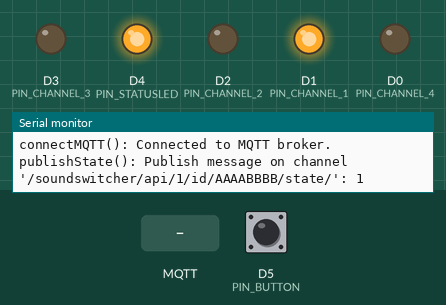
Simulated run of this sketch. Board: ESP8266 (Wemos D1 mini). Parts: output pins drawn as LEDs (lit = HIGH), the last lines printed to the serial monitor. Inputs (shaded band) come from the test bench; at power-on: D5 (PIN_BUTTON) LOW. WiFi joins after 1.5 s; servers stay silent unless stated; no MQTT or app messages arrive unless stated.

Above: at 3.2 s.
3.3 s: D5 (PIN_BUTTON) pulled HIGH for 0.15 s
At 3.6 s:
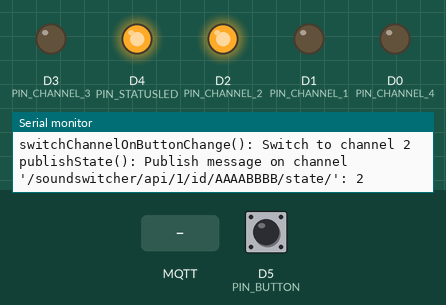
4.9 s: MQTT message "3" arrives on the first subscribed topic
At 6.1 s:
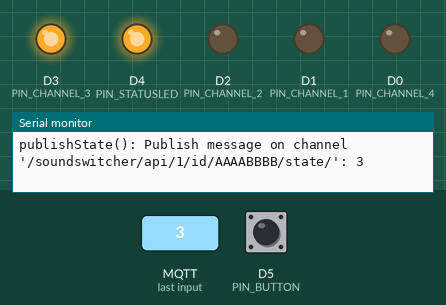
6.4 s: MQTT message "4" arrives on the first subscribed topic
At 7.4 s:
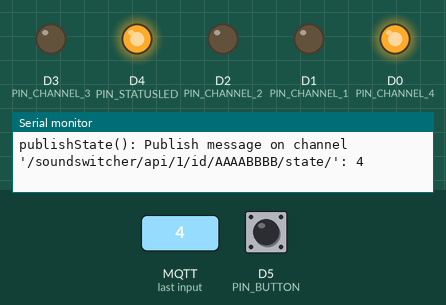
7.9 s: MQTT message "1" arrives on the first subscribed topic
At 8.5 s:
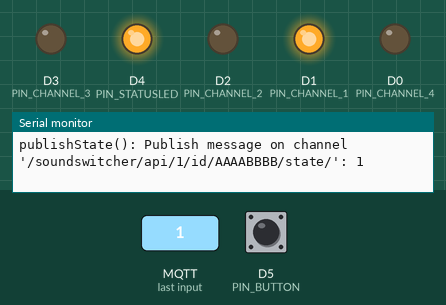
9.4 s: MQTT message "2" arrives on the first subscribed topic
At 10.8 s:
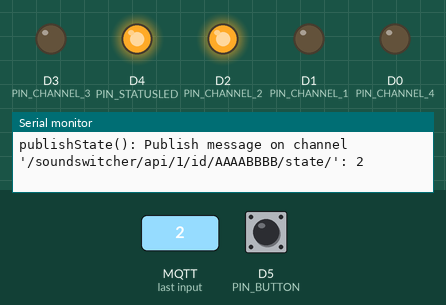
Timing chart, 0 to 11.9 s (numbered marks = the images above; inputs shaded):
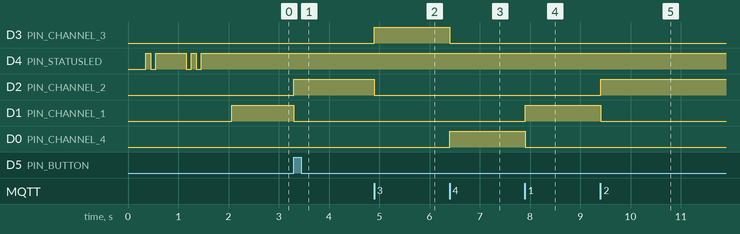

Measured:
- after the input at 3.3 s, D2 (PIN_CHANNEL_2): LOW → HIGH at once; D1 (PIN_CHANNEL_1): HIGH → LOW at once
- after the input at 4.9 s, D3 (PIN_CHANNEL_3): LOW → HIGH at once; D2 (PIN_CHANNEL_2): HIGH → LOW at once
- after the input at 6.4 s, D3 (PIN_CHANNEL_3): HIGH → LOW at once; D0 (PIN_CHANNEL_4): LOW → HIGH at once
- after the input at 7.9 s, D1 (PIN_CHANNEL_1): LOW → HIGH at once; D0 (PIN_CHANNEL_4): HIGH → LOW at once
- after the input at 9.4 s, D2 (PIN_CHANNEL_2): LOW → HIGH at once; D1 (PIN_CHANNEL_1): HIGH → LOW at once

The sketch:

Production.ino
```cpp
#include <ESP8266WiFi.h>
#include <PubSubClient.h>

#include "config.h"

#define FIRMWARE_VERSION  "1.2.0"

WiFiClientSecure secureWifiClient = WiFiClientSecure();
PubSubClient mqttClient = PubSubClient(secureWifiClient, MQTT_SERVER_TLS_FINGERPRINT);

int wifiConnectionTimeoutCounter = 0;
int mqttConnectionTimeoutCounter = 0;

int oldButtonState = LOW;
unsigned long lastButtonStateChange = 0;

int currentChannel = 0;

/*
 * Setup
 */

void setup() {
    Serial.begin(115200);
    delay(250);

    char buffer[64] = {0};
    sprintf(buffer, "setup(): The node '%s' was powered up.", MQTT_CLIENTID);
    Serial.println();
    Serial.println(buffer);

    #ifdef PIN_STATUSLED
        pinMode(PIN_STATUSLED, OUTPUT);
    #endif

    setupWifi();
    setupSelectButton();
    setupAudioRelays();
    setupMQTT();
}

void setupWifi() {
    Serial.printf("setupWifi(): Connecting to to Wi-Fi access point '%s'...\n", WIFI_SSID);

    // Do not store Wi-Fi config in SDK flash area
    WiFi.persistent(false);

    // Disable auto Wi-Fi access point mode
    WiFi.mode(WIFI_STA);

    WiFi.begin(WIFI_SSID, WIFI_PASSWORD);

    while (WiFi.status() != WL_CONNECTED) {
        wifiConnectionTimeoutCounter++;

        if (wifiConnectionTimeoutCounter == WIFI_CONNECTION_MAX_TRIES) {
            Serial.println(F("setupWifi(): Connection failed!"));
            break;
        }

        // Blink 2 times when connecting
        blinkStatusLED(2);

        delay(500);
        Serial.println(F("setupWifi(): Connecting..."));
    }

    if (WiFi.status() == WL_CONNECTED) {
        Serial.print(F("setupWifi(): Connected to Wi-Fi access point. Obtained IP address: "));
        Serial.println(WiFi.localIP());
    }
}

void blinkStatusLED(const int times) {
    #ifdef PIN_STATUSLED
        for (int i = 0; i < times; i++) {
            // Enable LED
            digitalWrite(PIN_STATUSLED, LOW);
            delay(100);

            // Disable LED
            digitalWrite(PIN_STATUSLED, HIGH);
            delay(100);
        }
    #endif
}

void setupSelectButton() {
     pinMode(PIN_BUTTON, INPUT);
}

void setupAudioRelays() {
    Serial.println("setupAudioRelays(): Setup relais...");

    pinMode(PIN_CHANNEL_1, OUTPUT);
    pinMode(PIN_CHANNEL_2, OUTPUT);
    pinMode(PIN_CHANNEL_3, OUTPUT);
    pinMode(PIN_CHANNEL_4, OUTPUT);

    // Initially switch channel
    currentChannel = 1;
    switchCurrentChannel();
}

void setupMQTT() {
    mqttClient.setServer(MQTT_SERVER, MQTT_PORT);
    mqttClient.setCallback(onMessageReceivedCallback);
}

void onMessageReceivedCallback(char* topic, byte* payload, unsigned int length) {
    if (!topic || !payload) {
        Serial.println("onMessageReceivedCallback(): Invalid argument (nullpointer) given!");
    } else {
        char payloadMessage[length + 1];

        for (int i = 0; i < length; i++) {
            payloadMessage[i] = (char) payload[i];
        }

        payloadMessage[length] = '\0';

        Serial.printf("onMessageReceivedCallback(): Received message on channel '%s': %s\n", topic, payloadMessage);

        if (!updateValuesAccordingMessage(payloadMessage)) {
            Serial.println("onMessageReceivedCallback(): The payload could not be parsed!");
        }
    }
}

bool updateValuesAccordingMessage(char* payload) {
    bool wasSuccessfulParsed = true;

    const int channelNumberFromPayload = atoi(payload);

    if (channelNumberFromPayload >= 1 && channelNumberFromPayload <= 4) {
        if (channelNumberFromPayload != currentChannel) {
            currentChannel = channelNumberFromPayload;

            switchCurrentChannel();
            publishState();
        }
    } else {
        wasSuccessfulParsed = false;
    }

    return wasSuccessfulParsed;
}

void switchCurrentChannel() {
    switch (currentChannel) {
        case 1:
            digitalWrite(PIN_CHANNEL_1, HIGH);
            digitalWrite(PIN_CHANNEL_2, LOW);
            digitalWrite(PIN_CHANNEL_3, LOW);
            digitalWrite(PIN_CHANNEL_4, LOW);
            break;
        case 2:
            digitalWrite(PIN_CHANNEL_1, LOW);
            digitalWrite(PIN_CHANNEL_2, HIGH);
            digitalWrite(PIN_CHANNEL_3, LOW);
            digitalWrite(PIN_CHANNEL_4, LOW);
            break;
        case 3:
            digitalWrite(PIN_CHANNEL_1, LOW);
            digitalWrite(PIN_CHANNEL_2, LOW);
            digitalWrite(PIN_CHANNEL_3, HIGH);
            digitalWrite(PIN_CHANNEL_4, LOW);
            break;
        case 4:
            digitalWrite(PIN_CHANNEL_1, LOW);
            digitalWrite(PIN_CHANNEL_2, LOW);
            digitalWrite(PIN_CHANNEL_3, LOW);
            digitalWrite(PIN_CHANNEL_4, HIGH);
            break;
    }
}

void publishState() {
    Serial.printf("publishState(): Publish message on channel '%s': %d\n", MQTT_CHANNEL_STATE, currentChannel);
    mqttClient.publish(MQTT_CHANNEL_STATE, String(currentChannel).c_str(), true);
}

void loop() {
    switchChannelOnButtonChange();
    connectMQTT();
    mqttClient.loop();
}

void switchChannelOnButtonChange() {
    const int newButtonState = digitalRead(PIN_BUTTON);
    const bool buttonDebounceCheckFulfilled = millis() - lastButtonStateChange >= 250;

    if (newButtonState != oldButtonState && buttonDebounceCheckFulfilled) {
        const bool buttonIsPressed = (newButtonState == HIGH);

        if (buttonIsPressed) {
            currentChannel = currentChannel % 4 + 1;

            Serial.printf("switchChannelOnButtonChange(): Switch to channel %d\n", currentChannel);

            switchCurrentChannel();
            publishState();
        }

        oldButtonState = newButtonState;
        lastButtonStateChange = millis();
    }
}

void connectMQTT() {
    if (mqttClient.connected() == true) {
        return ;
    }

    if (wifiConnectionTimeoutCounter == WIFI_CONNECTION_MAX_TRIES || mqttConnectionTimeoutCounter == MQTT_CONNECTION_MAX_TRIES) {
        return ;
    }

    Serial.printf("connectMQTT(): Connecting to MQTT broker '%s:%i'...\n", MQTT_SERVER, MQTT_PORT);

    while (mqttClient.connected() == false) {
        Serial.println("connectMQTT(): Connecting...");

        if (mqttClient.connect(MQTT_CLIENTID, MQTT_USERNAME, MQTT_PASSWORD) == true) {
            Serial.println("connectMQTT(): Connected to MQTT broker.");

            // (Re)subscribe on topics
            mqttClient.subscribe(MQTT_CHANNEL_COMMAND);

            // Initially publish current state
            publishState();
        } else {
            mqttConnectionTimeoutCounter++;

            if (mqttConnectionTimeoutCounter == MQTT_CONNECTION_MAX_TRIES) {
                Serial.println(F("connectMQTT(): Connection failed!"));
                break;
            }

            Serial.printf("connectMQTT(): Connection failed with error code %i. Try again...\n", mqttClient.state());
            blinkStatusLED(3);
            delay(500);
        }
    }
}
```

config-sample.h
```cpp
/*
 * Configuration
 */

#define DEBUG_LEVEL                    1

// Generate a random id with:
// $ echo -n "soundswitcher_"; head /dev/urandom | tr -dc A-Z0-9 | head -c 8; echo ""
#define SOUNDSWITCHER_NODE_ID          "soundswitcher_AAAABBBB"

#define WIFI_SSID                      ""
#define WIFI_PASSWORD                  ""

#define WIFI_CONNECTION_MAX_TRIES      10

#define MQTT_CLIENTID                  SOUNDSWITCHER_NODE_ID

// Put the host/IPv4 address of your MQTT broker here
#define MQTT_SERVER                    ""

// Use the SHA1 fingerprint of the server certificate (NOT the CA certificate) in the following format:
#define MQTT_SERVER_TLS_FINGERPRINT    "XX XX XX XX XX XX XX XX XX XX XX XX XX XX XX XX XX XX XX XX"

#define MQTT_PORT                      8883
#define MQTT_USERNAME                  SOUNDSWITCHER_NODE_ID
#define MQTT_PASSWORD                  ""

#define MQTT_CONNECTION_MAX_TRIES      10

#define MQTT_CHANNEL_STATE             "/soundswitcher/api/1/id/AAAABBBB/state/"
#define MQTT_CHANNEL_COMMAND           "/soundswitcher/api/1/id/AAAABBBB/command/"

// Uncomment if on the board is an onboard LED
#define PIN_STATUSLED                  LED_BUILTIN

#define PIN_BUTTON                     D5

/**
 * Pin configuration for the channels

 * For Wemos D1 mini:
 * The pin "D4" can't be used for a channel because this port is used
 * by the onboard status LED. Use "D0" instead.
 */

#define PIN_CHANNEL_1                  D1
#define PIN_CHANNEL_2                  D2
#define PIN_CHANNEL_3                  D3
#define PIN_CHANNEL_4                  D0
```
